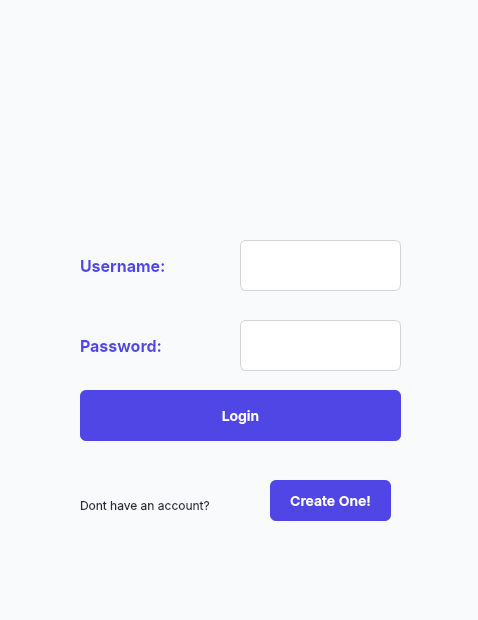
<?xml version="1.0" encoding="UTF-8"?>
<ui version="4.0">
 <class>Dialog</class>
 <widget class="QDialog" name="Dialog">
  <property name="geometry">
   <rect>
    <x>0</x>
    <y>0</y>
    <width>478</width>
    <height>620</height>
   </rect>
  </property>
  <property name="font">
   <font>
    <family>Inter</family>
    <pointsize>1</pointsize>
   </font>
  </property>
  <property name="windowTitle">
   <string>Dialog</string>
  </property>
  <property name="styleSheet">
   <string notr="true">/* Entire Dialog */
QDialog {
    background-color: #F9FAFB;
    color: #111827; /* Dark gray, highly readable */
}

/* Labels */
QLabel {
    color: #1F2937; /* Stronger label color */
}

/* Text Fields */
QLineEdit {
    background-color: #FFFFFF;
    border: 1px solid #D1D5DB;
    border-radius: 6px;
    padding: 6px 10px;
    font-size: 14px;
    color: #111827; /* Input text */
}

/* Primary Button */
QPushButton {
    background-color: #4F46E5;
    border: none;
    color: #FFFFFF;
    border-radius: 6px;
    padding: 8px 14px;
    font-size: 14px;
    font-weight: 500;
}
QPushButton:hover {
    background-color: #4338CA;
}
QPushButton:pressed {
    background-color: #3730A3;
}

/* Optional: Secondary Button */
QPushButton#secondaryButton {
    background-color: #E5E7EB;
    color: #1F2937;
}
QPushButton#secondaryButton:hover {
    background-color: #D1D5DB;
}
</string>
  </property>
  <widget class="QLabel" name="label">
   <property name="geometry">
    <rect>
     <x>90</x>
     <y>-10</y>
     <width>291</width>
     <height>281</height>
    </rect>
   </property>
   <property name="styleSheet">
    <string notr="true">color: rgb(225,225,225); font-size: 28px;</string>
   </property>
   <property name="text">
    <string/>
   </property>
   <property name="pixmap">
    <pixmap>logonew.png</pixmap>
   </property>
   <property name="scaledContents">
    <bool>true</bool>
   </property>
  </widget>
  <widget class="QLabel" name="loginusernameLabel">
   <property name="geometry">
    <rect>
     <x>80</x>
     <y>240</y>
     <width>111</width>
     <height>51</height>
    </rect>
   </property>
   <property name="font">
    <font>
     <family>Inter</family>
     <pointsize>12</pointsize>
     <weight>75</weight>
     <bold>true</bold>
     <kerning>true</kerning>
    </font>
   </property>
   <property name="styleSheet">
    <string notr="true">color: #4F46E5</string>
   </property>
   <property name="text">
    <string>Username: </string>
   </property>
  </widget>
  <widget class="QLabel" name="loginpasswordLabel">
   <property name="geometry">
    <rect>
     <x>80</x>
     <y>320</y>
     <width>111</width>
     <height>51</height>
    </rect>
   </property>
   <property name="font">
    <font>
     <family>Inter</family>
     <pointsize>12</pointsize>
     <weight>75</weight>
     <bold>true</bold>
     <kerning>true</kerning>
    </font>
   </property>
   <property name="styleSheet">
    <string notr="true">color: #4F46E5</string>
   </property>
   <property name="text">
    <string>Password: </string>
   </property>
  </widget>
  <widget class="QLineEdit" name="LoginEmailForm">
   <property name="geometry">
    <rect>
     <x>240</x>
     <y>240</y>
     <width>161</width>
     <height>51</height>
    </rect>
   </property>
   <property name="styleSheet">
    <string notr="true"/>
   </property>
   <property name="text">
    <string/>
   </property>
  </widget>
  <widget class="QLineEdit" name="LoginPasswordForm">
   <property name="geometry">
    <rect>
     <x>240</x>
     <y>320</y>
     <width>161</width>
     <height>51</height>
    </rect>
   </property>
   <property name="styleSheet">
    <string notr="true"/>
   </property>
   <property name="text">
    <string/>
   </property>
  </widget>
  <widget class="QPushButton" name="LoginSubmitButton">
   <property name="geometry">
    <rect>
     <x>80</x>
     <y>390</y>
     <width>321</width>
     <height>51</height>
    </rect>
   </property>
   <property name="font">
    <font>
     <family>Inter</family>
     <pointsize>-1</pointsize>
     <weight>62</weight>
     <bold>true</bold>
    </font>
   </property>
   <property name="styleSheet">
    <string notr="true"/>
   </property>
   <property name="text">
    <string>Login</string>
   </property>
  </widget>
  <widget class="QLabel" name="passwordLabel_2">
   <property name="geometry">
    <rect>
     <x>80</x>
     <y>480</y>
     <width>161</width>
     <height>51</height>
    </rect>
   </property>
   <property name="font">
    <font>
     <family>Inter</family>
    </font>
   </property>
   <property name="styleSheet">
    <string notr="true"/>
   </property>
   <property name="text">
    <string>Dont have an account?</string>
   </property>
  </widget>
  <widget class="QPushButton" name="createAccountButton">
   <property name="geometry">
    <rect>
     <x>270</x>
     <y>480</y>
     <width>121</width>
     <height>41</height>
    </rect>
   </property>
   <property name="font">
    <font>
     <family>Inter</family>
     <pointsize>-1</pointsize>
     <weight>62</weight>
     <bold>true</bold>
    </font>
   </property>
   <property name="styleSheet">
    <string notr="true"/>
   </property>
   <property name="text">
    <string>Create One!</string>
   </property>
  </widget>
  <widget class="QLabel" name="label_2">
   <property name="geometry">
    <rect>
     <x>-70</x>
     <y>140</y>
     <width>621</width>
     <height>341</height>
    </rect>
   </property>
   <property name="text">
    <string/>
   </property>
   <property name="pixmap">
    <pixmap>bg.png</pixmap>
   </property>
   <property name="scaledContents">
    <bool>true</bool>
   </property>
  </widget>
  <widget class="QLabel" name="label_3">
   <property name="geometry">
    <rect>
     <x>-10</x>
     <y>-89</y>
     <width>651</width>
     <height>711</height>
    </rect>
   </property>
   <property name="text">
    <string/>
   </property>
   <property name="pixmap">
    <pixmap>../Assets/mainBackground.jpg</pixmap>
   </property>
   <property name="scaledContents">
    <bool>true</bool>
   </property>
  </widget>
  <zorder>label_3</zorder>
  <zorder>label_2</zorder>
  <zorder>label</zorder>
  <zorder>loginusernameLabel</zorder>
  <zorder>loginpasswordLabel</zorder>
  <zorder>LoginEmailForm</zorder>
  <zorder>LoginPasswordForm</zorder>
  <zorder>LoginSubmitButton</zorder>
  <zorder>passwordLabel_2</zorder>
  <zorder>createAccountButton</zorder>
 </widget>
 <resources/>
 <connections/>
</ui>
